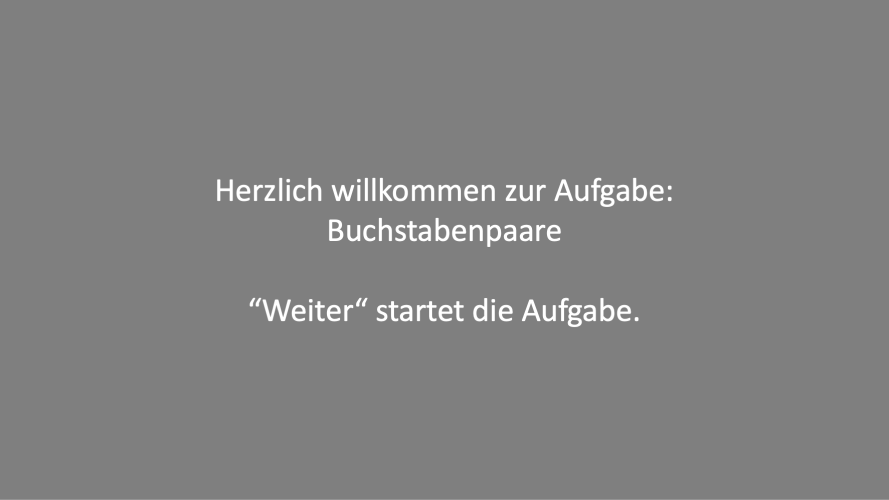
#> input picture img/01welcome.png, 1778 x 1000 px (shown at 1/2 size); its folder holds 4 pictures in this run
$ python crop.py
#> lines starting #> are read from the running program, lines starting #| are printed output that depends on the picture
from PIL import Image
import os

for file in [file for file in os.listdir() if file.endswith("png")]:
    im = Image.open(file)
#> im is the input picture: PIL image 1778x1000 RGB; min 127, max 255, mean 129.3
    im.crop((0,0,1778,1000-2)).save("new/" + file)
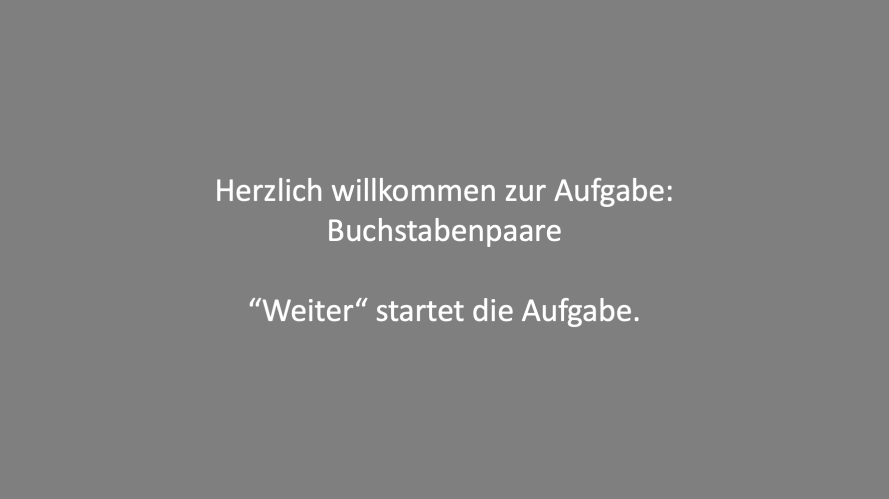
#> saved as 01welcome.png: PIL image 1778x998 RGB (shown at 1/2 size); min 127, max 255, mean 129.2
#> pass 3 of the loop `for file in [file for file in os.listdir() if file.endswith("png")]:`:
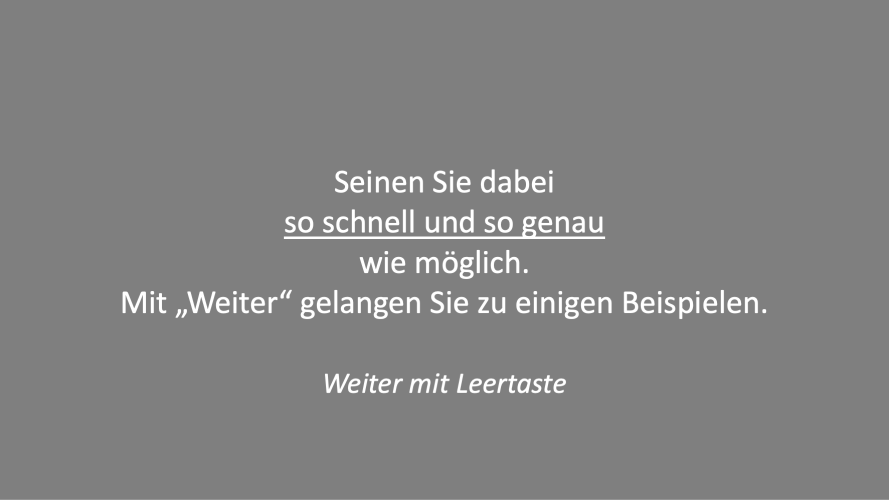
#> input picture img/03instructions.png, 1778 x 1000 px (shown at 1/2 size)
#> im is the input picture: PIL image 1778x1000 RGB; min 127, max 255, mean 130.4
#> `im.crop((0,0,1778,1000-2)).save("new/" + file)`:
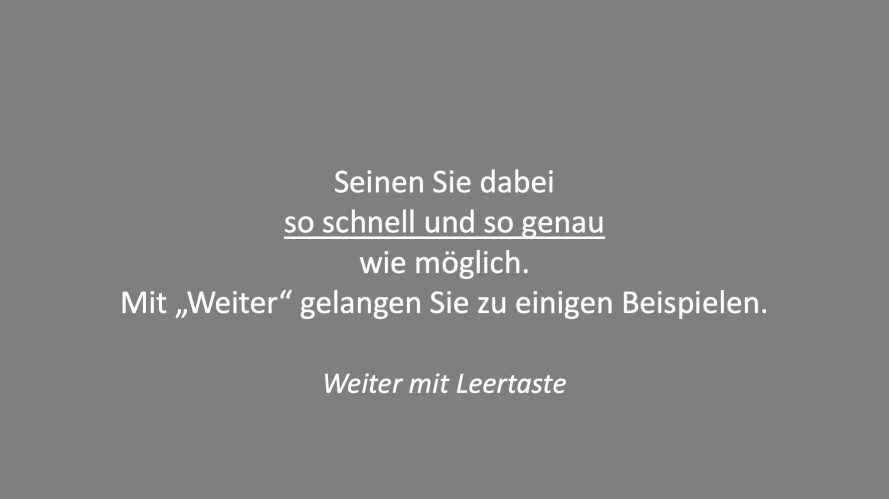
#> saved as 03instructions.png: PIL image 1778x998 RGB (shown at 1/2 size); min 127, max 255, mean 130.4
#> the loop made 4 passes; the first 3 are shown
